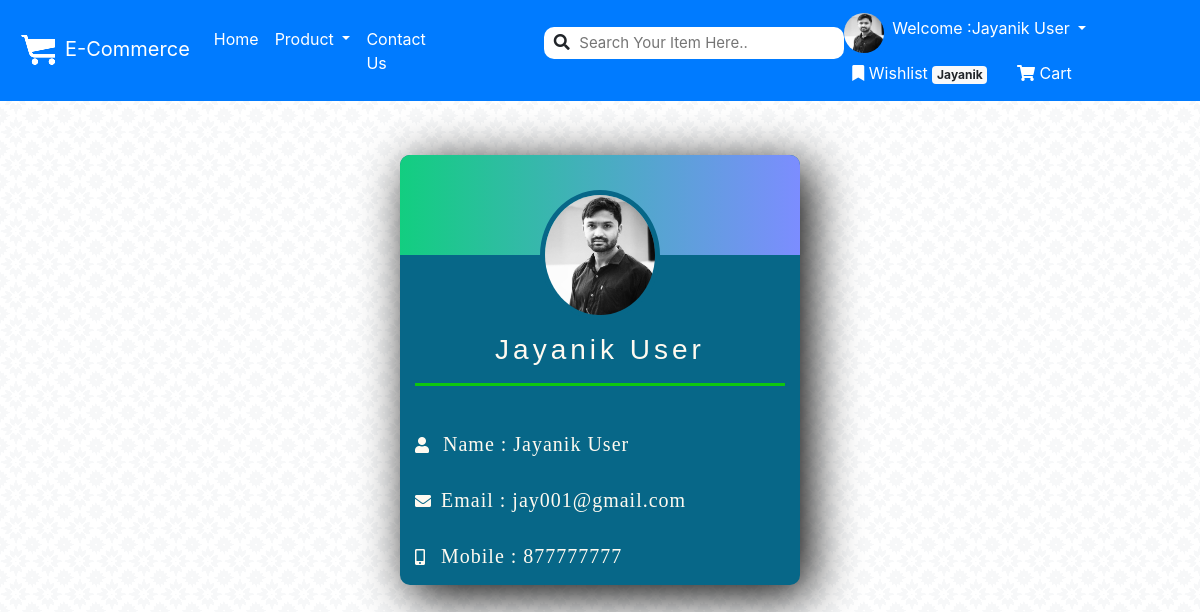
/profile/ (signed in), run on the app's committed database.
### app1/models.py (models this page shows, shortened)
class Registration(models.Model):
    fname=models.CharField(max_length=100)
    lname=models.CharField(max_length=100)
    email=models.CharField(max_length=100)
    mobile=models.CharField(max_length=100)
    password=models.CharField(max_length=100)
    usertype=models.CharField(max_length=100,default="user")
    image=models.ImageField(upload_to='images/',default="")
    status=models.CharField(max_length=100,default="inactive")

### app1/views.py (the view)
# urls.py: path('profile/',views.profile,name='profile'),
def profile(request):
    try:
        user=Registration.objects.get(email=request.session['email'])
        if user.usertype=="user":
            mobile=user.mobile
            email=user.email
            image=user.image.url
            return render(request,'user_profile.html',{'mobile':mobile,'email':email,'image':image})
        elif user.usertype=="seller":
            mobile=user.mobile
            email=user.email
            image=user.image.url
            return render(request,'seller_profile.html',{'mobile':mobile,'email':email,'image':image})
        else:
           return render(request,'login.html')
    except:
        return render(request,'login.html')

### app1/templates/user_profile.html (shortened to what this page needs)
{% extends 'header.html'%}
{% block content %}
        <div class="topmsg">
        </div>
        <table class="profile_box">
            <tr>
            </tr>
            <tr>
                <td colspan="2" align="center" >
                    <form name="update_pic" method="POST" action="{% url 'update_pic'%}" enctype="multipart/form-data">
                        <label for="image">
                                <img src="{{image}}" class="profile_card" title="Click on Image For Change"  >
                        </label>
                    </form>
                </td>
            </tr>
            <tr>
                <td colspan="2"><h3 class="profile_title">{{request.session.fname}} {{request.session.lname}} </h3>
                <hr style="border-top: rgb(14, 199, 14) 3px solid; ">
                </td>
            </tr>
            <tr>
                <td colspan="2" style="text-align: left;"><i class="fas fa-user"> <h4 class="profile_info">Name : {{request.session.fname}} {{request.session.lname}}</h4></i> </td>
            </tr>
            <tr>
                <td colspan="2" style="text-align: left;"> <i class="fas fa-envelope"><h4 class="profile_info">Email : {{email}}</h4></i></td>
            </tr>
            <tr>
                <td colspan="2" style="text-align: left;"><i class="fas fa-mobile-alt"><h4 class="profile_info"> Mobile : {{mobile}}</h4></i> </td>
            </tr>
        </table>
{% endblock %}

### app1/templates/header.html (shortened to what this page needs)
{% load static %}
<!doctype html>
<html lang="en">
  <head>
    <link rel="stylesheet" href="https://stackpath.bootstrapcdn.com/bootstrap/4.5.2/css/bootstrap.min.css">
    <link rel="stylesheet" href="https://use.fontawesome.com/releases/v5.14.0/css/all.css">
    <link rel="stylesheet" type="text/css" href="{% static 'css/style.css'%}">
  </head>
  <body>
    <nav class="navbar navbar-expand-lg navbar-dark bg-primary">
        <a class="navbar-brand" href="/"><img src="{% static 'img/whitelg.png'%}">E-Commerce</a>
        <div class="collapse navbar-collapse" id="navbarSupportedContent">
          <ul class="navbar-nav mr-auto">
            <li class="nav-item active">
              <a class="nav-link" href="/">Home <span class="sr-only">(current)</span></a>
            </li>
            <li class="nav-item dropdown">
              <a class="nav-link dropdown-toggle active" href="" id="navbarDropdown" role="button" data-toggle="dropdown" aria-haspopup="true" aria-expanded="false">
                Product
              </a>
              <li class="nav-item active">
                <a class="nav-link" href="{% url 'contact' %}">Contact Us <span class="sr-only">(current)</span></a>
              </li>
              <li class="nav-item active mt-2" style="margin-left: 120px; ">
                <span class="fa fa-search form-control-feedback"></span>
                <input type="text" id="search" placeholder="Search Your Item Here..">
              </li>
            </li>
          </ul>
          <ul class="nav navbar-nav navbar-right">
            {% if request.session.fname %}
            <li class="nav-item"><img src="{{request.session.image}}" class="profilepic"></li>
            <li class="nav-item dropdown">
                <a class="nav-link dropdown-toggle active" href="" id="navbarDropdown" role="button" data-toggle="dropdown" aria-haspopup="true" aria-expanded="false">
                Welcome :{{request.session.fname}} {{request.session.lname}}
                </a>
              </li>
              <li class="nav-item"><a class="nav-link active " href="{% url 'mywishlist'%}"><i class="fa fa-bookmark" aria-hidden="true"></i> Wishlist <span class="badge badge-light">{{request.session.wishlist_len}}</span></a></li>&nbsp;&nbsp;&nbsp;
              <li class="nav-item"><a class="nav-link active " href="{% url 'mycart'%}"><i class="fa fa-shopping-cart" aria-hidden="true"></i> Cart </a></li>
            {% endif %}
          </ul>
        </div>
      </nav>
{% block content %}
{% endblock %}
  </body>
</html>

### app1/static/css/style.css (style rules this page uses)
body { background-image: url(../img/bgflower.png); background-repeat: repeat; background-attachment: fixed; }
th,td { padding: 15px; text-align: center; }
tr { padding-left: 200px; padding-right: 200px; }
.topmsg { text-align: center; height: 34px; }
.profilepic { height:40px; width:40px; margin-top: 5px; margin-bottom: auto; border-radius: 50%; border: none; background-image: url('../img/userbg.png'); background-repeat: no-repeat; background-attachment:local; }
.profile_card { margin-top: -80px; height: 130px; width: 120px; border-radius: 50%; border: 5px solid #076788; cursor: pointer; }
.profile_box { margin: auto; margin-top: 20px; background-color:#076788; color: floralwhite; font-family: Arial, Helvetica, sans-serif; border-radius: 10px; width: 400px; box-shadow: black 10px 10px 50px; }
.profile_info { display: inline; margin-left: 10px; font-size: 20px; letter-spacing: 1px; }
.profile_title { margin-top: -25px; animation: in 3s ease-out forwards normal; }
#search { font-size: 15px; padding: 5px 35px; border-radius: 10px; width: 300px; border: none; outline-offset: 0; }
.form-control-feedback { position: relative;; margin-right: -30px; z-index: 1; }

### data on the page
Registration: session.fname "Jayanik", session.wishlist_len "Jayanik", email "jay001@gmail.com", mobile "877777777"

### other printed values
{{ request.session.lname }} "User"
